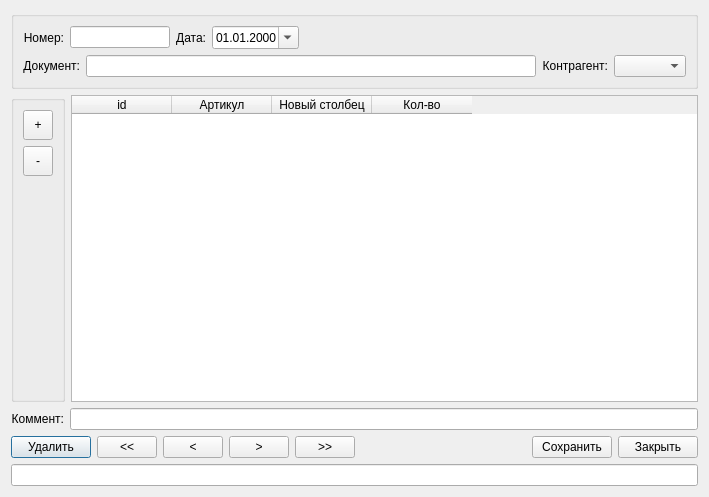
<?xml version="1.0" encoding="UTF-8"?>
<ui version="4.0">
 <class>document</class>
 <widget class="QDialog" name="document">
  <property name="geometry">
   <rect>
    <x>0</x>
    <y>0</y>
    <width>709</width>
    <height>497</height>
   </rect>
  </property>
  <property name="windowTitle">
   <string>Dialog</string>
  </property>
  <layout class="QGridLayout" name="gridLayout_3">
   <item row="0" column="0">
    <layout class="QVBoxLayout" name="verticalLayout_3">
     <item>
      <widget class="QGroupBox" name="groupBox">
       <property name="title">
        <string/>
       </property>
       <layout class="QGridLayout" name="gridLayout">
        <item row="0" column="0">
         <layout class="QVBoxLayout" name="verticalLayout">
          <item>
           <layout class="QHBoxLayout" name="horizontalLayout">
            <item>
             <widget class="QLabel" name="label">
              <property name="text">
               <string>Номер:</string>
              </property>
              <property name="alignment">
               <set>Qt::AlignRight|Qt::AlignTrailing|Qt::AlignVCenter</set>
              </property>
             </widget>
            </item>
            <item>
             <widget class="QLineEdit" name="lineEdit_num">
              <property name="minimumSize">
               <size>
                <width>100</width>
                <height>0</height>
               </size>
              </property>
              <property name="maximumSize">
               <size>
                <width>100</width>
                <height>16777215</height>
               </size>
              </property>
             </widget>
            </item>
            <item>
             <widget class="QLabel" name="label_2">
              <property name="text">
               <string>Дата:</string>
              </property>
              <property name="alignment">
               <set>Qt::AlignRight|Qt::AlignTrailing|Qt::AlignVCenter</set>
              </property>
             </widget>
            </item>
            <item>
             <widget class="QDateEdit" name="dateEdit">
              <property name="accelerated">
               <bool>true</bool>
              </property>
              <property name="displayFormat">
               <string>dd.MM.yyyy</string>
              </property>
              <property name="calendarPopup">
               <bool>true</bool>
              </property>
             </widget>
            </item>
            <item>
             <spacer name="horizontalSpacer">
              <property name="orientation">
               <enum>Qt::Horizontal</enum>
              </property>
              <property name="sizeHint" stdset="0">
               <size>
                <width>40</width>
                <height>20</height>
               </size>
              </property>
             </spacer>
            </item>
           </layout>
          </item>
          <item>
           <layout class="QHBoxLayout" name="horizontalLayout_2">
            <item>
             <widget class="QLabel" name="label_3">
              <property name="text">
               <string>Документ:</string>
              </property>
              <property name="alignment">
               <set>Qt::AlignRight|Qt::AlignTrailing|Qt::AlignVCenter</set>
              </property>
             </widget>
            </item>
            <item>
             <widget class="QLineEdit" name="lineEdit_name"/>
            </item>
            <item>
             <widget class="QLabel" name="label_4">
              <property name="text">
               <string>Контрагент:</string>
              </property>
              <property name="alignment">
               <set>Qt::AlignRight|Qt::AlignTrailing|Qt::AlignVCenter</set>
              </property>
             </widget>
            </item>
            <item>
             <widget class="QComboBox" name="comboBox_firm"/>
            </item>
           </layout>
          </item>
         </layout>
        </item>
       </layout>
      </widget>
     </item>
     <item>
      <layout class="QHBoxLayout" name="horizontalLayout_3">
       <item>
        <widget class="QGroupBox" name="groupBox_2">
         <property name="title">
          <string/>
         </property>
         <layout class="QGridLayout" name="gridLayout_2">
          <item row="0" column="0">
           <layout class="QVBoxLayout" name="verticalLayout_2">
            <item>
             <widget class="QToolButton" name="toolButton_add_mat">
              <property name="minimumSize">
               <size>
                <width>30</width>
                <height>30</height>
               </size>
              </property>
              <property name="maximumSize">
               <size>
                <width>30</width>
                <height>30</height>
               </size>
              </property>
              <property name="text">
               <string>+</string>
              </property>
             </widget>
            </item>
            <item>
             <widget class="QToolButton" name="toolButton_del_mat">
              <property name="minimumSize">
               <size>
                <width>30</width>
                <height>30</height>
               </size>
              </property>
              <property name="maximumSize">
               <size>
                <width>30</width>
                <height>30</height>
               </size>
              </property>
              <property name="text">
               <string>-</string>
              </property>
             </widget>
            </item>
            <item>
             <spacer name="verticalSpacer">
              <property name="orientation">
               <enum>Qt::Vertical</enum>
              </property>
              <property name="sizeHint" stdset="0">
               <size>
                <width>20</width>
                <height>40</height>
               </size>
              </property>
             </spacer>
            </item>
           </layout>
          </item>
         </layout>
        </widget>
       </item>
       <item>
        <widget class="QTableWidget" name="tableWidget_material">
         <column>
          <property name="text">
           <string>id</string>
          </property>
         </column>
         <column>
          <property name="text">
           <string>Артикул</string>
          </property>
         </column>
         <column>
          <property name="text">
           <string>Новый столбец</string>
          </property>
         </column>
         <column>
          <property name="text">
           <string>Кол-во</string>
          </property>
         </column>
        </widget>
       </item>
      </layout>
     </item>
     <item>
      <layout class="QHBoxLayout" name="horizontalLayout_4">
       <item>
        <widget class="QLabel" name="label_5">
         <property name="text">
          <string>Коммент:</string>
         </property>
         <property name="alignment">
          <set>Qt::AlignRight|Qt::AlignTrailing|Qt::AlignVCenter</set>
         </property>
        </widget>
       </item>
       <item>
        <widget class="QLineEdit" name="lineEdit_note"/>
       </item>
      </layout>
     </item>
     <item>
      <layout class="QHBoxLayout" name="horizontalLayout_5">
       <item>
        <widget class="QPushButton" name="pushButton_del">
         <property name="text">
          <string>Удалить</string>
         </property>
        </widget>
       </item>
       <item>
        <widget class="QPushButton" name="pushButton_toFirst">
         <property name="minimumSize">
          <size>
           <width>60</width>
           <height>0</height>
          </size>
         </property>
         <property name="maximumSize">
          <size>
           <width>60</width>
           <height>16777215</height>
          </size>
         </property>
         <property name="text">
          <string>&lt;&lt;</string>
         </property>
        </widget>
       </item>
       <item>
        <widget class="QPushButton" name="pushButton_toPrev">
         <property name="minimumSize">
          <size>
           <width>60</width>
           <height>0</height>
          </size>
         </property>
         <property name="maximumSize">
          <size>
           <width>60</width>
           <height>16777215</height>
          </size>
         </property>
         <property name="text">
          <string>&lt;</string>
         </property>
        </widget>
       </item>
       <item>
        <widget class="QPushButton" name="pushButton_toNext">
         <property name="minimumSize">
          <size>
           <width>60</width>
           <height>0</height>
          </size>
         </property>
         <property name="maximumSize">
          <size>
           <width>60</width>
           <height>16777215</height>
          </size>
         </property>
         <property name="text">
          <string>&gt;</string>
         </property>
        </widget>
       </item>
       <item>
        <widget class="QPushButton" name="pushButton_toLaxt">
         <property name="minimumSize">
          <size>
           <width>60</width>
           <height>0</height>
          </size>
         </property>
         <property name="maximumSize">
          <size>
           <width>60</width>
           <height>16777215</height>
          </size>
         </property>
         <property name="text">
          <string>&gt;&gt;</string>
         </property>
        </widget>
       </item>
       <item>
        <spacer name="horizontalSpacer_2">
         <property name="orientation">
          <enum>Qt::Horizontal</enum>
         </property>
         <property name="sizeHint" stdset="0">
          <size>
           <width>40</width>
           <height>20</height>
          </size>
         </property>
        </spacer>
       </item>
       <item>
        <widget class="QPushButton" name="pushButton_save">
         <property name="text">
          <string>Сохранить</string>
         </property>
        </widget>
       </item>
       <item>
        <widget class="QPushButton" name="pushButton_close">
         <property name="text">
          <string>Закрыть</string>
         </property>
        </widget>
       </item>
      </layout>
     </item>
     <item>
      <widget class="QLineEdit" name="lineEdit_status">
       <property name="font">
        <font>
         <pointsize>7</pointsize>
        </font>
       </property>
      </widget>
     </item>
    </layout>
   </item>
  </layout>
 </widget>
 <resources/>
 <connections/>
</ui>
